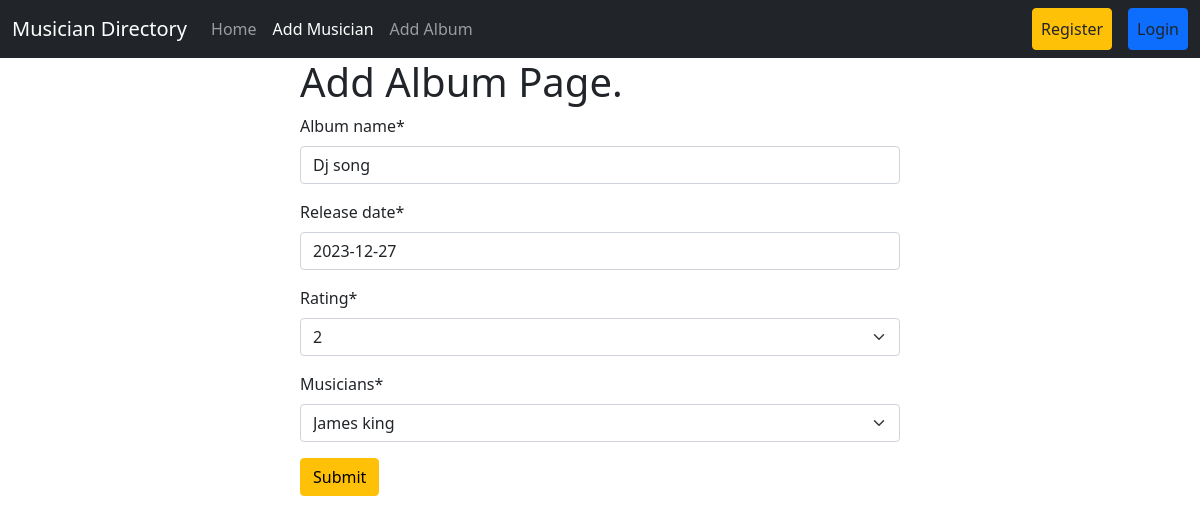
Page /album/edit/3 on the committed database.
### Album/models.py (models this page shows, shortened)
class AlbumModel(models.Model):
    Album_name = models.CharField(max_length=200)
    release_date = models.DateField()
    Rating = models.IntegerField(choices=[(i, i) for i in range(1, 6)])
    musicians = models.ForeignKey(MusicianModel, on_delete=models.CASCADE, default=None)

### Album/views.py (the view)
# urls.py: path('edit/<int:id>', views.edit_album, name="edit_album"),
def edit_album(request, id):
    album = models.AlbumModel.objects.get(pk=id)
    if request.method == 'POST':
        album_form = forms.AlbumForm(request.POST)
        if album_form.is_valid():
            album_form.save()
            return redirect('homepage')
    else:
        album_form = forms.AlbumForm(instance=album)
    return render(request, 'album.html', {'form': album_form})

### Album/forms.py
class AlbumForm (forms.ModelForm):
    class Meta:
        model = AlbumModel
        fields = '__all__'

### Musician/models.py (called while the page is built)
    def __str__(self):
        return self.Musician_Name

### Album/templates/album.html (shortened to what this page needs)
{% extends 'base.html' %}
{% load crispy_forms_tags %}
{% block content %}
<form style="width: 50%; margin: auto" method="POST">
    <h1> Add Album Page. </h1>
    {{form|crispy}}
    <button class="btn btn-warning">Submit</button>
</form>
{% endblock %}

### rows in the picture
AlbumModel: Album_name "Dj song", release_date "2023-12-27", Rating "2", musicians "James king"
